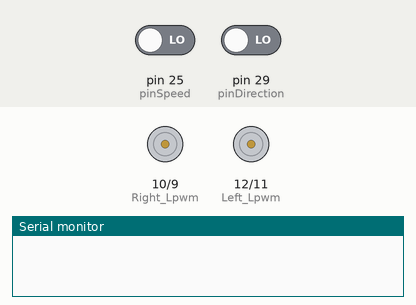
Recording of a sketch running on a simulated Arduino Mega 2560, built with avr-gcc and run on an emulated ATmega2560. On the bench: motor-driver pin pairs drawn as motors (green arrow = first pin HIGH = forward, orange = second pin HIGH = backward, longer = more drive), the last lines printed to the serial monitor. The inputs (shaded band) are chosen by the test bench; at power-on: pin 25 (pinSpeed) LOW, pin 29 (pinDirection) LOW.

Above: at 0.1 s.
At 2.1 s:
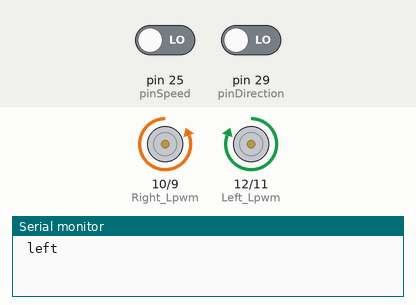
Timing chart, 0 to 3.6 s (numbered marks = the images above):
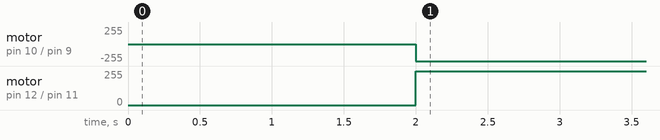

Measured:
- by itself, motor on pin 10 (Right_Lpwm) / pin 9 (Right_Rpwm): stopped → backward 255/255 at 2.0 s
- by itself, motor on pin 12 (Left_Lpwm) / pin 11 (Left_Rpwm): stopped → forward 255/255 at 2.0 s

The sketch:

sakib_vai_rover.ino
```cpp
#define Left_Lpwm 12
#define Left_Rpwm 11

#define Right_Lpwm 10
#define Right_Rpwm 9

int neg = 100;
int dir = 0;
byte pinSpeed = 25;
byte pinDirection = 29;


void setup() {
  Serial.begin(9600);

  pinMode(pinSpeed, INPUT);
  pinMode(pinDirection, INPUT);

  pinMode(Left_Lpwm, OUTPUT);
  pinMode(Left_Rpwm, OUTPUT);

  pinMode(Right_Lpwm, OUTPUT);
  pinMode(Right_Rpwm, OUTPUT);

}

int speed_ = 0, dir_ = 0;

void loop() {

  receiver();
}


void receiver()
{

  speed_ = pulseIn(pinSpeed, HIGH);

  dir_ = pulseIn(pinDirection, HIGH);

  speed_ = (int)((speed_ - 1500) / 1.8);

  if (speed_ < 0)
  {
    speed_ = (-1) * speed_;
    neg = 1;
  }
  else
  {
    neg = 0;
  }

  //Serial.println(dir_);
  dir = dir_;
  if (dir_ > 1550) dir_ = 1;
  else if (dir_ < 1400) dir_ = -1;
  else dir_ = 0;


  if ( dir_ == -1)
  {
    Serial.println(" left");

    dir = 1500 - dir;

    if (dir < 50)
    {
      dir = 0;
    }
    if (dir > 255)
    {
      dir = 255;
    }

    // Serial.println(dir);
    //delay(200);


    analogWrite(Left_Lpwm, dir);
    analogWrite(Left_Rpwm, 0);

    analogWrite(Right_Lpwm, 0);
    analogWrite(Right_Rpwm, dir);

  }
  else if ( dir_ == 1)
  {
    Serial.println(" RIght");

    dir = dir - 1450;

    if (dir < 50)
    {
      dir = 0;
    }
    if (dir > 255)
    {
      dir = 255;
    }
    //  Serial.println(dir);
    //   delay(200);


    analogWrite(Left_Lpwm, 0);
    analogWrite(Left_Rpwm, dir);

    analogWrite(Right_Lpwm, dir);
    analogWrite(Right_Rpwm, 0);

  }
  else
  {
    // Serial.println(" normal");
    if (speed_ < 100)
    {
      speed_ = 0;
    }

    if (neg == 0)
    { analogWrite(Left_Lpwm, speed_);
      analogWrite(Left_Rpwm, 0);

      analogWrite(Right_Lpwm, speed_);
      analogWrite(Right_Rpwm, 0);

    }
    else
    { analogWrite(Left_Lpwm, 0);
      analogWrite(Left_Rpwm, speed_);

      analogWrite(Right_Lpwm, 0);
      analogWrite(Right_Rpwm, speed_);
    }

  }
}
```
